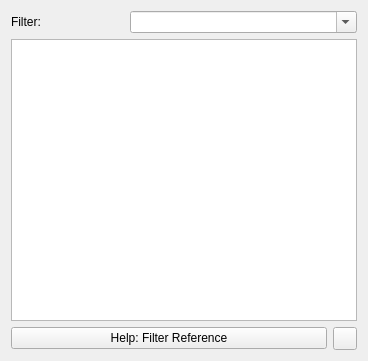
<?xml version="1.0" encoding="UTF-8"?>
<ui version="4.0">
 <class>FilterInstanceEditor</class>
 <widget class="QWidget" name="FilterInstanceEditor">
  <property name="geometry">
   <rect>
    <x>0</x>
    <y>0</y>
    <width>368</width>
    <height>361</height>
   </rect>
  </property>
  <property name="windowTitle">
   <string>Form</string>
  </property>
  <layout class="QGridLayout" name="gridLayout">
   <item row="0" column="0" colspan="2">
    <layout class="QHBoxLayout" name="horizontalLayout">
     <item>
      <widget class="QLabel" name="label">
       <property name="sizePolicy">
        <sizepolicy hsizetype="Preferred" vsizetype="Preferred">
         <horstretch>1</horstretch>
         <verstretch>0</verstretch>
        </sizepolicy>
       </property>
       <property name="text">
        <string>Filter:</string>
       </property>
      </widget>
     </item>
     <item>
      <widget class="QComboBox" name="cbxFilter">
       <property name="sizePolicy">
        <sizepolicy hsizetype="Preferred" vsizetype="Fixed">
         <horstretch>2</horstretch>
         <verstretch>0</verstretch>
        </sizepolicy>
       </property>
       <property name="editable">
        <bool>true</bool>
       </property>
       <property name="insertPolicy">
        <enum>QComboBox::NoInsert</enum>
       </property>
      </widget>
     </item>
    </layout>
   </item>
   <item row="3" column="0" colspan="2">
    <widget class="QTreeView" name="lstOptions">
     <property name="sizePolicy">
      <sizepolicy hsizetype="Preferred" vsizetype="Expanding">
       <horstretch>0</horstretch>
       <verstretch>0</verstretch>
      </sizepolicy>
     </property>
     <property name="verticalScrollMode">
      <enum>QAbstractItemView::ScrollPerPixel</enum>
     </property>
     <property name="horizontalScrollMode">
      <enum>QAbstractItemView::ScrollPerPixel</enum>
     </property>
     <property name="indentation">
      <number>0</number>
     </property>
     <property name="itemsExpandable">
      <bool>false</bool>
     </property>
     <property name="allColumnsShowFocus">
      <bool>true</bool>
     </property>
    </widget>
   </item>
   <item row="4" column="0" colspan="2">
    <layout class="QHBoxLayout" name="hlytButtons">
     <item>
      <widget class="QPushButton" name="btnFilterHelp">
       <property name="text">
        <string>Help: Filter Reference</string>
       </property>
      </widget>
     </item>
     <item>
      <widget class="QToolButton" name="btnAddFavorite">
       <property name="toolTip">
        <string>Add this full command line to your favorites</string>
       </property>
       <property name="icon">
        <iconset resource="bibolamazi_res.qrc">
         <normaloff>:/pic/bookmark.png</normaloff>:/pic/bookmark.png</iconset>
       </property>
      </widget>
     </item>
    </layout>
   </item>
  </layout>
 </widget>
 <resources>
  <include location="bibolamazi_res.qrc"/>
 </resources>
 <connections/>
</ui>
